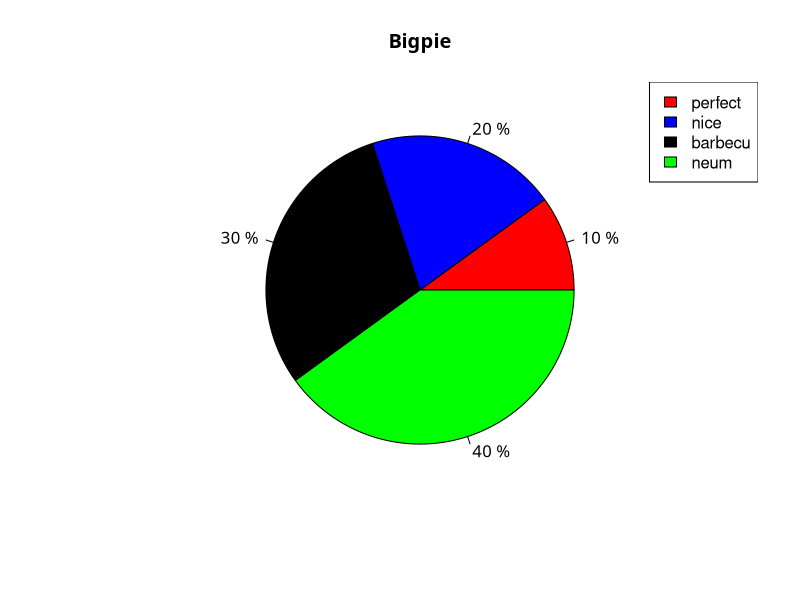

Write the R code that produced this figure.
info <- c(1, 2, 3, 4)
names <- c("perfect", "nice", "barbecu", "neum")
colors <- c("#FF0000", "#0000FF", "black", "green")
piepercent <- paste(round(100 * info / sum(info)), "%")
# 绘制饼图
pie(info, labels = piepercent, col = colors, main = "Bigpie", family = "GB1")
# 添加legend
legend("topright", names, cex = 1, fill = colors)